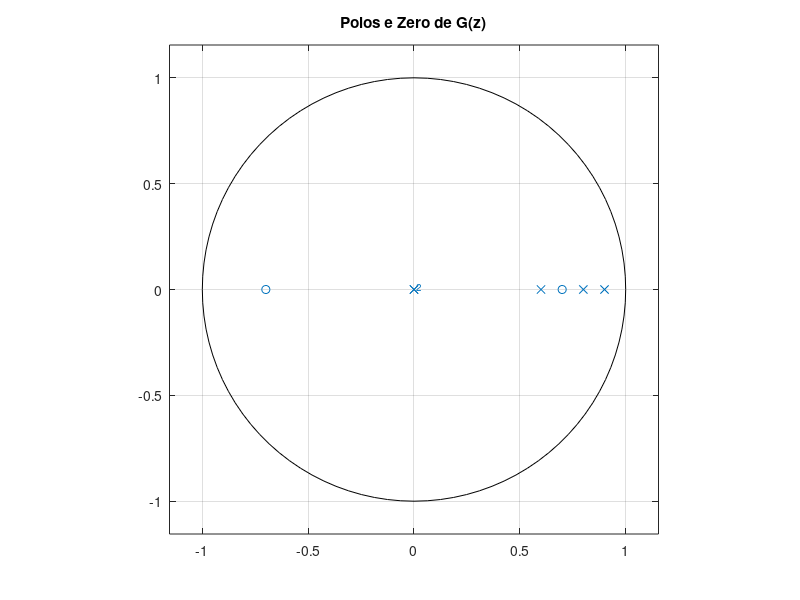

Write MATLAB code to recreate this figure. (Note: this script raises an error after producing the figure.)
% David Rafael Ferreira Gomes
% Joao Guilherme Assafrao Craveiro
% Rui Pedro Pereira Mendes
%
% Exercicio 1

close all
clear all
clc

disp('Exercicio 1');

G = 13;

a1 = -2.1 - 0.2 * mod(G, 2);
a2 = 1.43 + 0.31 * mod(G, 2);
a3 = -0.315 - 0.117 * mod(G, 2);
b2 = 0.9167 * mod(1+G, 2);
b3 = 0.3137 * mod(G, 2);
b4 = -0.5867 * mod(1+G, 2);
b5 = -0.1537 * mod(G, 2);

% 1.2
disp('1.2');
B = [0 0 b2 b3 b4 b5];
A = [1 a1 a2 a3 0 0];

% 1.2.1
disp('1.2.1');
figure(1), zplane(B, A);
disp('Zeros:');
zr = roots(B);
disp(zr);
disp('Polos:');
pl = roots(A);
disp(pl);
title('Polos e Zero de G(z)');
pause();

% 1.2.2
disp('1.2.2');
disp('O sistema e estavel porque os seus polos estao dentro do circulo trigonometrico de raio 1');
pause();

% 1.2.3
disp('1.2.3');
syms z;
Bs = b2*z^-2 + b3*z^-3 + b4*z^-4 + b5*z^-5;
As = 1 + a1 * z^-1 + a2 * z^-2 + a3 * z^-3;
G = Bs / As;
hs = iztrans(G);

disp('Resposta a impulso:');
pretty(hs);
pause();

% 1.2.4
disp('1.2.4');
n = 0:70;
h1 = double(subs(hs, n));
h2 = impz(B, A, length(n));
h3 = dimpulse(B, A, length(n));
figure(2), stairs(n, h1), hold on, plot(n, h2, 'o', n, h3, '+'), hold off 
title('Resposta a impulso'), xlabel('n'), ylabel('h');
pause();

% 1.2.5
disp('1.2.5');
Xs = 1 / (1 - z^-1);
Ys = G * Xs;
ys = iztrans(Ys);
disp('Expressao da resposta a degrau:')
pretty(ys);
pause();

% 1.2.6
disp('1.2.6');
y = double(subs(ys, n));
y2 = dstep(B, A, length(n));

figure(3), stairs(n, y), hold on, 
plot(n, y2, 'o'), hold off
title('Resposta a degrau unitario')
pause();

% 1.2.7
disp('1.2.7')
xs = sym('4*(kroneckerDelta(n-3, 0) + kroneckerDelta(n-4, 0) + kroneckerDelta(n-5, 0) + kroneckerDelta(n-6, 0) + kroneckerDelta(n-7, 0) + kroneckerDelta(n-8, 0))')
Xs = ztrans(xs);
Ys = G * Xs;
ys = iztrans(Ys);
disp('Expressao da resposta do sistema:')
pretty(ys)
pause();

% 1.2.8
disp('1.2.8');
n = 0:70;
y1 = double(subs(ys, n));
xn = double(subs(xs, n));
y2 = filter(B, A, xn);
y3 = dlsim(B, A, xn);
figure(5), stairs(n, y1), hold on,
plot(n, y2, 'o'),
plot(n, y3, '+'), hold off
title('Resposta a entrada');
pause();

% 1.2.9
disp('1.2.9');
W = 0:0.01:pi;
H = freqz(B, A, W);

figure(6)
MH = abs(H);
amp = 20*log10(MH);
subplot(2, 1, 1), plot(W, amp)
title('Amplitude em dB');
f = unwrap(angle(H));
subplot(2, 1, 2), plot(W, f)
title('Fase em radianos')
pause();

% 1.2.10
disp('1.2.10');
gain = ddcgain(B, A)
